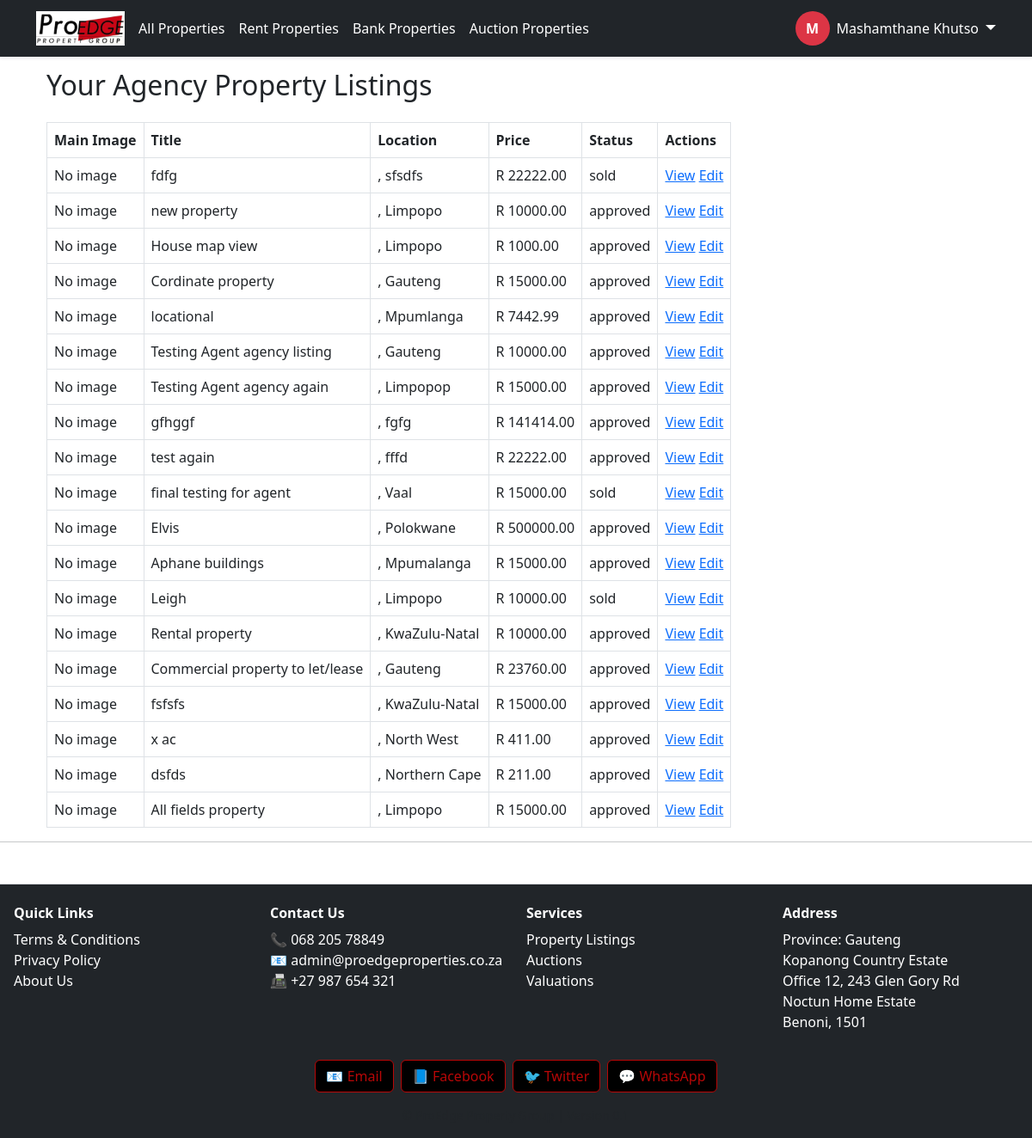
The page /agency/properties/ (signed in) on the database its author committed.
### proedge/models.py (models this page shows, shortened)
class CustomUser(AbstractUser):
    ROLE_CHOICES = [
        ('buyer', 'Buyer'),
        ('seller', 'Seller'),
        ('tenant', 'Tenant'),
        ('agency', 'Agency'),
        ('landlord', 'Landlord'),
        ('agent', 'Agent'),
        ('bank', 'Bank'),
        ('auctioneer', 'Auctioneer'),
    ]
    role = models.CharField(max_length=20, choices=ROLE_CHOICES)
    email = models.EmailField(unique=True)
    is_email_verified = models.BooleanField(default=False)

### listings/models.py (models this page shows, shortened)
class Property(models.Model):
    PROPERTY_TYPE_CHOICES = [
        ('house', 'House'),
        ('apartment', 'Apartment'),
        ('land', 'Vacant Land'),
        ('commercial', 'Commercial'),
        ('industrial', 'Industrial'),
        ('rental', 'Rental'),
        ('plot', 'Plot'),
    ]
    PROVINCE_CHOICES = [
        ('Eastern Cape', 'Eastern Cape'),
        ('Free State', 'Free State'),
        ('Gauteng', 'Gauteng'),
        ('KwaZulu-Natal', 'KwaZulu-Natal'),
        ('Limpopo', 'Limpopo'),
        ('Mpumalanga', 'Mpumalanga'),
        ('Northern Cape', 'Northern Cape'),
        ('North West', 'North West'),
        ('Western Cape', 'Western Cape'),
    ]
    LISTING_TYPE_CHOICES = [
        ('private', 'Private Seller'),
        ('agent', 'Agent'),
        ('bank', 'Bank Property'),
        ('auction', 'Auction'),
    ]
    STATUS_CHOICES = [
        ('approved', 'Approved'),
        ('pending', 'Pending'),
        ('rejected', 'Rejected'),
        ('sold', 'Sold'),
    ]
    title = models.CharField(max_length=200)
    description = models.TextField()
    price = models.DecimalField(max_digits=12, decimal_places=2)
    location = models.CharField(max_length=255)
    province = models.CharField(max_length=100, choices=PROVINCE_CHOICES)
    area = models.CharField(max_length=100, null=True, blank=True)
    property_type = models.CharField(max_length=20, choices=PROPERTY_TYPE_CHOICES)
    listing_type = models.CharField(max_length=20, choices=LISTING_TYPE_CHOICES, default='')
    status = models.CharField(max_length=20, choices=STATUS_CHOICES)
    latitude = models.DecimalField(max_digits=100, decimal_places=50, null=True, blank=True)
    longitude = models.DecimalField(max_digits=100, decimal_places=50, null=True, blank=True)
    floor_plan = models.FileField(upload_to='floor_plans/', null=True, blank=True)
    number_of_bedrooms = models.PositiveIntegerField(null=True, blank=True)
    number_of_kitchens = models.PositiveIntegerField(null=True, blank=True)
    number_of_bathrooms = models.PositiveIntegerField(null=True, blank=True)
    number_of_garages = models.PositiveIntegerField(null=True, blank=True)
    floor_area_m2 = models.DecimalField(max_digits=10, decimal_places=2, null=True, blank=True)
    erf_size_m2 = models.DecimalField(max_digits=10, decimal_places=2, null=True, blank=True)
    price_per_m2 = models.DecimalField(max_digits=10, decimal_places=2, null=True, blank=True)
    price_per_erf_m2 = models.DecimalField(max_digits=10, decimal_places=2, null=True, blank=True)
    has_parking = models.BooleanField(default=False)
    number_of_parking_slots = models.CharField(max_length=10, blank=True, default="N/A")
    unit_no = models.CharField(max_length=50, null=True, blank=True)
    complex_name = models.CharField(max_length=255, null=True, blank=True)
    erf_no = models.CharField(max_length=50, null=True, blank=True)
    ownership_type = models.CharField(max_length=50, choices=[('freehold', 'Freehold'), ('sectional', 'Sectional Title')], null=True, blank=True)
    township = models.CharField(max_length=255, null=True, blank=True)
    section_number = models.CharField(max_length=50, null=True, blank=True)
    scheme_number = models.CharField(max_length=50, null=True, blank=True)
    scheme_name = models.CharField(max_length=255, null=True, blank=True)
    study = models.BooleanField(default=False)
    lounges = models.PositiveIntegerField(null=True, blank=True)
    dining_rooms = models.PositiveIntegerField(null=True, blank=True)
    laundry = models.BooleanField(default=False)
    patio = models.BooleanField(default=False)
    balcony = models.BooleanField(default=False)
    domestic_accommodation = models.BooleanField(default=False)
    carports = models.BooleanField(default=False)
    flatlet = models.BooleanField(default=False)
    store_room = models.BooleanField(default=False)
    furnished = models.BooleanField(default=False)
    pool = models.BooleanField(default=False)
    security = models.BooleanField(default=False)
    roof = models.BooleanField(default=False)
    garden = models.BooleanField(default=False)
    views = models.BooleanField(default=False)
    walling = models.CharField(max_length=255, null=True, blank=True)
    flooring = models.CharField(max_length=255, null=True, blank=True)
    lease_period = models.CharField(max_length=50, null=True, blank=True)
    occupation_date = models.DateField(null=True, blank=True)
    deposit = models.DecimalField(max_digits=10, decimal_places=2, null=True, blank=True)
    lease_excludes = models.TextField(null=True, blank=True)
    annual_escalation = models.DecimalField(max_digits=5, decimal_places=2, null=True, blank=True)
    levy_amount = models.DecimalField(max_digits=10, decimal_places=2, null=True, blank=True)
    floor_level = models.CharField(max_length=50, null=True, blank=True)
    zoning = models.CharField(max_length=100, null=True, blank=True)
    rates_and_taxes = models.DecimalField(max_digits=10, decimal_places=2, null=True, blank=True)
    municipality = models.CharField(max_length=255, null=True, blank=True)
    mandate_type = models.CharField(max_length=50, null=True, blank=True)
    mandate_start_date = models.DateField(null=True, blank=True)
    mandate_end_date = models.DateField(null=True, blank=True)
    commission_percentage = models.DecimalField(max_digits=5, decimal_places=2, null=True, blank=True)
    commission_value = models.DecimalField(max_digits=12, decimal_places=2, null=True, blank=True)
    seller = models.ForeignKey(settings.AUTH_USER_MODEL, on_delete=models.CASCADE, related_name='properties', null=True, blank=True)
    buyer = models.ForeignKey(settings.AUTH_USER_MODEL, on_delete=models.SET_NULL, null=True, blank=True, related_name='purchased_properties')
    landlord = models.ForeignKey(settings.AUTH_USER_MODEL, on_delete=models.SET_NULL, null=True, blank=True, related_name='rented_properties')
    tenant = models.ForeignKey(settings.AUTH_USER_MODEL, on_delete=models.SET_NULL, null=True, blank=True, related_name='rented_by_properties')
    agent = models.ForeignKey(settings.AUTH_USER_MODEL, on_delete=models.SET_NULL, null=True, blank=True, related_name='listed_properties')
    agents = models.ManyToManyField(settings.AUTH_USER_MODEL, blank=True, related_name='properties_assigned')
    bank = models.ForeignKey(settings.AUTH_USER_MODEL, on_delete=models.SET_NULL, null=True, blank=True, related_name='banked_properties')
    auctioneer = models.ForeignKey(settings.AUTH_USER_MODEL, on_delete=models.SET_NULL, null=True, blank=True, related_name='auctioned_properties')
    agency = models.ForeignKey('Agency', on_delete=models.CASCADE, null=True, blank=True, related_name='properties')
    listed_by_agent = models.ForeignKey("AgentProfile", on_delete=models.SET_NULL, null=True, blank=True)
    created_at = models.DateTimeField(auto_now_add=True)
    class Meta:
        verbose_name_plural = "Properties"

### agencylistings/views.py (the view)
# urls.py: path('properties/', views.agency_property_list, name='agency_property_list'),
@login_required
def agency_property_list(request):
    properties = Property.objects.all()  # Later: filter by agency
    return render(request, 'agencylistings/agency_property_list.html', {'properties': properties})

### agencylistings/templates/agencylistings/agency_property_list.html
{% extends 'base.html' %}
{% block content %}
<div class="container mt-5">
    <h2 class="text-2xl font-semibold mb-4">Your Agency Property Listings</h2>
    {% if properties %}
        <table class="w-full table-auto border border-gray-300 shadow-md">
            <thead class="bg-gray-100">
                <tr>
                    <th class="p-2 border">Main Image</th>
                    <th class="p-2 border">Title</th>
                    <th class="p-2 border">Location</th>
                    <th class="p-2 border">Price</th>
                    <th class="p-2 border">Status</th>
                    <th class="p-2 border">Actions</th>
                </tr>
            </thead>
            <tbody>
                {% for property in properties %}
                    <tr class="hover:bg-gray-50">
                        <td class="p-2 border">
                            {% if property.main_image %}
                                <img src="{{ property.main_image.url }}" alt="Main Image" class="h-16 w-24 object-cover">
                            {% else %}
                                <span class="text-gray-400 italic">No image</span>
                            {% endif %}
                        </td>
                        <td class="p-2 border">{{ property.title }}</td>
                        <td class="p-2 border">{{ property.city }}, {{ property.province }}</td>
                        <td class="p-2 border">R {{ property.price|floatformat:2 }}</td>
                        <td class="p-2 border">{{ property.status }}</td>
                        <td class="p-2 border text-center">
                            <a href="{% url 'agencylistings:property_detail' property.pk %}">View</a>
                            <a href="{% url 'agencylistings:edit_property' property.pk %}">Edit</a>
                        </td>
                    </tr>
                {% endfor %}
            </tbody>
        </table>
    {% else %}
        <p class="text-gray-600 mt-4">No properties found.</p>
    {% endif %}
</div>
{% endblock %}

### proedge/templates/base.html (shortened to what this page needs)
{% load static %}
<!DOCTYPE html>
<html lang="en">
<head>
     <link rel="stylesheet" href="https://unpkg.com/leaflet@1.9.5/dist/leaflet.css"
/>
    <link href="https://cdn.jsdelivr.net/npm/bootstrap@5.3.0/dist/css/bootstrap.min.css" rel="stylesheet">
    <link rel="stylesheet" href="https://cdnjs.cloudflare.com/ajax/libs/font-awesome/6.4.0/css/all.min.css">
    <link rel="stylesheet" href="{% static 'proedge/css/style.css' %}">
    <link rel="stylesheet" href="https://cdn.jsdelivr.net/npm/lightgallery@2.7.1/css/lightgallery.min.css">
    <link rel="stylesheet" href="https://unpkg.com/leaflet/dist/leaflet.css" />
    <link rel="stylesheet" href="https://unpkg.com/leaflet@1.9.5/dist/leaflet.css"
/>
<link rel="stylesheet" href="https://cdn.jsdelivr.net/npm/lightgallery@2.7.1/css/lightgallery-bundle.min.css" />
<link rel="stylesheet" href="https://cdn.jsdelivr.net/npm/lightgallery@2.7.1/plugins/thumbnail/lg-thumbnail.min.css">
<link rel="stylesheet" href="https://cdn.jsdelivr.net/npm/lightgallery@2.7.1/plugins/zoom/lg-zoom.min.css">
<link rel="stylesheet" href="https://cdn.jsdelivr.net/npm/lightgallery@2.7.1/plugins/fullscreen/lg-fullscreen.min.css">
<link rel="stylesheet" href="https://cdn.jsdelivr.net/npm/lightgallery@2.7.1/plugins/share/lg-share.min.css">
<link rel="stylesheet" href="https://cdn.jsdelivr.net/npm/lightgallery@2.7.1/plugins/pager/lg-pager.min.css">
</head>
<body>
<nav class="navbar navbar-expand-lg navbar-dark bg-dark fixed-top shadow-sm">
  <div class="container">
    <a class="navbar-brand fw-bold me-1" href="/">
      <img src="{% static 'images/logo.png' %}" alt="ProEdge Logo" style="height: 40px;">
    </a>
    <div class="collapse navbar-collapse" id="navbarMain">
      <ul class="navbar-nav me-auto mb-2 mb-lg-0 flex-wrap justify-content-start">
        <li class="nav-item flex-fill flex-lg-auto mb-1 mb-lg-0">
          <a class="nav-link btn btn-outline-danger text-white w-100 text-center mx-1 px-1 {% if request.path == '/' or request.path == '/properties/' %}active{% endif %}" href="{% url 'property_list' %}">All Properties</a>
        </li>
        <li class="nav-item flex-fill flex-lg-auto mb-1 mb-lg-0">
          <a class="nav-link btn btn-outline-danger text-white w-100 text-center mx-1 px-1 {% if request.path == '/rent/' %}active{% endif %}" href="{% url 'property_list' %}">Rent Properties</a>
        </li>
        <li class="nav-item flex-fill flex-lg-auto mb-1 mb-lg-0">
          <a class="nav-link btn btn-outline-danger text-white w-100 text-center mx-1 px-1 {% if request.path == '/bank/' %}active{% endif %}" href="{% url 'property_list' %}">Bank Properties</a>
        </li>
        <li class="nav-item flex-fill flex-lg-auto mb-1 mb-lg-0">
          <a class="nav-link btn btn-outline-danger text-white w-100 text-center mx-1 px-1 {% if request.path == '/auctions/' %}active{% endif %}" href="{% url 'property_list' %}">Auction Properties</a>
        </li>
      </ul>
      <div class="d-flex flex-wrap align-items-center mt-2 mt-lg-0">
        {% if user.is_authenticated %}
          <div class="dropdown d-flex align-items-center">
            <a class="d-flex align-items-center text-decoration-none text-white me-2" href="{% url 'dashboard_redirect' %}">
              <div class="rounded-circle bg-danger text-white d-flex justify-content-center align-items-center fw-bold" style="width: 40px; height: 40px;">
                {{ user.get_full_name|default:user.username|slice:":1"|upper }}
              </div>
              <span class="ms-2 d-none d-lg-inline">{{ user.get_full_name|default:user.username }}</span>
            </a>
            <a class="dropdown-toggle text-white fs-5 ms-auto" href="#" id="userDropdown" data-bs-toggle="dropdown" aria-expanded="false"></a>
          </div>
        {% else %}
          <div class="d-flex flex-wrap gap-1">
            <a class="btn btn-outline-danger text-white px-2 fw-semibold" href="{% url 'login' %}">Login</a>
            <a class="btn btn-danger px-2 fw-semibold" href="{% url 'register' %}">Register</a>
          </div>
        {% endif %}
      </div>
    </div>
  </div>
</nav>
<main class="container mt-4">
  {% block content %}{% endblock %}
</main>
<hr>
<footer class="bg-dark text-white mt-5 pt-4 pb-3 border-top">
  <div class="container-fluid px-2">
    <div class="row">
      <div class="col-6 col-md-3 mb-3 text-center text-md-start">
        <h6 class="fw-bold mb-2">Quick Links</h6>
        <ul class="list-unstyled">
          <li><a href="#" class="text-white text-decoration-none">Terms & Conditions</a></li>
          <li><a href="#" class="text-white text-decoration-none">Privacy Policy</a></li>
          <li><a href="#" class="text-white text-decoration-none">About Us</a></li>
        </ul>
      </div>
      <div class="col-6 col-md-3 mb-3 text-center text-md-start">
        <h6 class="fw-bold mb-2">Contact Us</h6>
        <ul class="list-unstyled">
          <li>📞 068 205 78849</li>
          <li>📧 <a href="mailto:admin@proedgeproperties.co.za" class="text-white text-decoration-none">admin@proedgeproperties.co.za</a></li>
          <li>📠 +27 987 654 321</li>
        </ul>
      </div>
      <div class="col-6 col-md-3 mb-3 text-center text-md-start">
        <h6 class="fw-bold mb-2">Services</h6>
        <ul class="list-unstyled">
          <li><a href="#" class="text-white text-decoration-none">Property Listings</a></li>
          <li><a href="#" class="text-white text-decoration-none">Auctions</a></li>
          <li><a href="#" class="text-white text-decoration-none">Valuations</a></li>
        </ul>
      </div>
      <div class="col-6 col-md-3 mb-3 text-center text-md-start">
        <h6 class="fw-bold mb-2">Address</h6>
        <ul class="list-unstyled">
          <li>Province: Gauteng</li>
          <li>Kopanong Country Estate</li>
          <li>Office 12, 243 Glen Gory Rd</li>
          <li>Noctun Home Estate</li>
          <li>Benoni, 1501</li>
        </ul>
      </div>
    </div>
    <div class="d-flex justify-content-center flex-wrap gap-2 mb-3">
      <a href="mailto:info@youthportal.com" class="social-btn">📧 Email</a>
      <a href="https://facebook.com" target="_blank" class="social-btn">📘 Facebook</a>
      <a href="https://twitter.com" target="_blank" class="social-btn">🐦 Twitter</a>
      <a href="https://wa.me/1234567890" target="_blank" class="social-btn">💬 WhatsApp</a>
    </div>
    <div class="text-center text-muted small">&copy; {{ now|date:"Y" }} ProEdge Property Group | Version 0.1</div>
  </div>
</footer>
</body>
</html>

### rows shown on the page
CustomUser: get_full_name "M", get_full_name "Mashamthane Khutso"
Property: title "fdfg", province "sfsdfs", price "22222.00", status "sold"
Property: title "new property", province "Limpopo", price "10000.00", status "approved"
Property: title "House map view", province "Limpopo", price "1000.00", status "approved"
Property: title "Cordinate property", province "Gauteng", price "15000.00", status "approved"
Property: title "locational", province "Mpumlanga", price "7442.99", status "approved"
Property: title "Testing Agent agency listing", province "Gauteng", price "10000.00", status "approved"
Property: title "Testing Agent agency again", province "Limpopop", price "15000.00", status "approved"
Property: title "gfhggf", province "fgfg", price "141414.00", status "approved"
Property: title "test again", province "fffd", price "22222.00", status "approved"
Property: title "final testing for agent", province "Vaal", price "15000.00", status "sold"
Property: title "Elvis", province "Polokwane", price "500000.00", status "approved"
Property: title "Aphane buildings", province "Mpumalanga", price "15000.00", status "approved"
Property: title "Leigh", province "Limpopo", price "10000.00", status "sold"
Property: title "Rental property", province "KwaZulu-Natal", price "10000.00", status "approved"
Property: title "Commercial property to let/lease", province "Gauteng", price "23760.00", status "approved"
Property: title "fsfsfs", province "KwaZulu-Natal", price "15000.00", status "approved"
Property: title "x ac", province "North West", price "411.00", status "approved"
Property: title "dsfds", province "Northern Cape", price "211.00", status "approved"
Property: title "All fields property", province "Limpopo", price "15000.00", status "approved"
